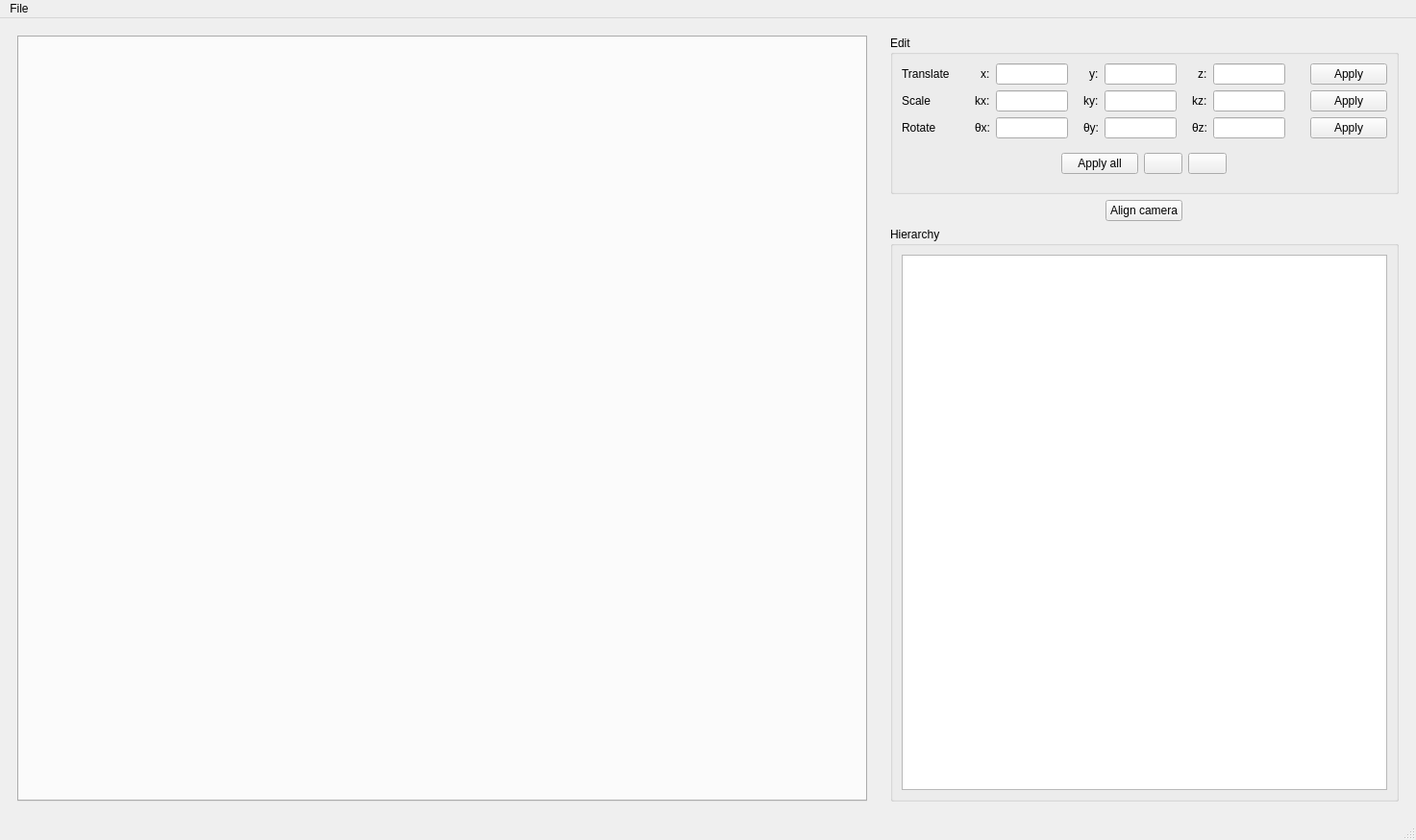
<?xml version="1.0" encoding="UTF-8"?>
<ui version="4.0">
 <class>MainWindow</class>
 <widget class="QMainWindow" name="MainWindow">
  <property name="geometry">
   <rect>
    <x>0</x>
    <y>0</y>
    <width>1473</width>
    <height>874</height>
   </rect>
  </property>
  <property name="minimumSize">
   <size>
    <width>0</width>
    <height>0</height>
   </size>
  </property>
  <property name="windowTitle">
   <string>MainWindow</string>
  </property>
  <property name="autoFillBackground">
   <bool>false</bool>
  </property>
  <property name="styleSheet">
   <string notr="true">@import &quot;:/base/MyTheme.qss&quot;;</string>
  </property>
  <widget class="QWidget" name="centralwidget">
   <layout class="QHBoxLayout" name="horizontalLayout">
    <item>
     <widget class="QStackedWidget" name="stackedWidget">
      <property name="minimumSize">
       <size>
        <width>800</width>
        <height>800</height>
       </size>
      </property>
      <property name="currentIndex">
       <number>1</number>
      </property>
      <widget class="QWidget" name="page_3">
       <layout class="QVBoxLayout" name="verticalLayout_4">
        <item>
         <spacer name="verticalSpacer">
          <property name="orientation">
           <enum>Qt::Vertical</enum>
          </property>
          <property name="sizeType">
           <enum>QSizePolicy::Expanding</enum>
          </property>
          <property name="sizeHint" stdset="0">
           <size>
            <width>20</width>
            <height>200</height>
           </size>
          </property>
         </spacer>
        </item>
        <item alignment="Qt::AlignHCenter|Qt::AlignVCenter">
         <widget class="QLabel" name="label_13">
          <property name="sizePolicy">
           <sizepolicy hsizetype="Fixed" vsizetype="Fixed">
            <horstretch>0</horstretch>
            <verstretch>0</verstretch>
           </sizepolicy>
          </property>
          <property name="styleSheet">
           <string notr="true">font-size: 24pt;</string>
          </property>
          <property name="text">
           <string>&lt;html&gt;&lt;head/&gt;&lt;body&gt;&lt;p&gt;Editor is empty&lt;/p&gt;&lt;/body&gt;&lt;/html&gt;</string>
          </property>
          <property name="alignment">
           <set>Qt::AlignCenter</set>
          </property>
         </widget>
        </item>
        <item>
         <spacer name="verticalSpacer_2">
          <property name="orientation">
           <enum>Qt::Vertical</enum>
          </property>
          <property name="sizeHint" stdset="0">
           <size>
            <width>20</width>
            <height>200</height>
           </size>
          </property>
         </spacer>
        </item>
       </layout>
      </widget>
      <widget class="QWidget" name="page_4">
       <layout class="QVBoxLayout" name="verticalLayout_5">
        <item>
         <widget class="QTabWidget" name="tabWidget">
          <property name="tabPosition">
           <enum>QTabWidget::North</enum>
          </property>
          <property name="tabShape">
           <enum>QTabWidget::Rounded</enum>
          </property>
          <property name="currentIndex">
           <number>0</number>
          </property>
          <property name="tabsClosable">
           <bool>true</bool>
          </property>
          <property name="movable">
           <bool>true</bool>
          </property>
         <!-- <widget class="QWidget" name="tab">-->
           <!--<attribute name="title">-->
            <!--<string>Tab 1</string>-->
           <!--</attribute>-->
           <!--<layout class="QVBoxLayout" name="verticalLayout_6"/>-->
          <!--</widget>-->
          <!--<widget class="QWidget" name="tab_2">-->
           <!--<attribute name="title">-->
            <!--<string>Tab 2</string>-->
           <!--</attribute>-->
          <!--</widget>-->
         </widget>
        </item>
       </layout>
      </widget>
     </widget>
    </item>
    <item>
     <widget class="QWidget" name="widget_2" native="true">
      <property name="sizePolicy">
       <sizepolicy hsizetype="Fixed" vsizetype="Preferred">
        <horstretch>0</horstretch>
        <verstretch>0</verstretch>
       </sizepolicy>
      </property>
      <layout class="QVBoxLayout" name="verticalLayout">
       <item>
        <widget class="QGroupBox" name="groupBox">
         <property name="sizePolicy">
          <sizepolicy hsizetype="Expanding" vsizetype="Preferred">
           <horstretch>0</horstretch>
           <verstretch>0</verstretch>
          </sizepolicy>
         </property>
         <property name="title">
          <string>Edit</string>
         </property>
         <layout class="QVBoxLayout" name="verticalLayout_2">
          <item>
           <layout class="QGridLayout" name="gridLayout">
            <item row="2" column="9">
             <widget class="QLineEdit" name="lineEdit_9">
              <property name="sizePolicy">
               <sizepolicy hsizetype="Fixed" vsizetype="Fixed">
                <horstretch>0</horstretch>
                <verstretch>0</verstretch>
               </sizepolicy>
              </property>
              <property name="maximumSize">
               <size>
                <width>75</width>
                <height>16777215</height>
               </size>
              </property>
             </widget>
            </item>
            <item row="1" column="2" alignment="Qt::AlignRight">
             <widget class="QLabel" name="label_7">
              <property name="sizePolicy">
               <sizepolicy hsizetype="Fixed" vsizetype="Preferred">
                <horstretch>0</horstretch>
                <verstretch>0</verstretch>
               </sizepolicy>
              </property>
              <property name="text">
               <string>kx:</string>
              </property>
             </widget>
            </item>
            <item row="2" column="0">
             <widget class="QLabel" name="label_3">
              <property name="text">
               <string>Rotate</string>
              </property>
             </widget>
            </item>
            <item row="0" column="8" alignment="Qt::AlignRight">
             <widget class="QLabel" name="label_6">
              <property name="sizePolicy">
               <sizepolicy hsizetype="Fixed" vsizetype="Preferred">
                <horstretch>0</horstretch>
                <verstretch>0</verstretch>
               </sizepolicy>
              </property>
              <property name="text">
               <string>z:</string>
              </property>
             </widget>
            </item>
            <item row="2" column="8" alignment="Qt::AlignRight">
             <widget class="QLabel" name="label_12">
              <property name="sizePolicy">
               <sizepolicy hsizetype="Fixed" vsizetype="Preferred">
                <horstretch>0</horstretch>
                <verstretch>0</verstretch>
               </sizepolicy>
              </property>
              <property name="text">
               <string>θz:</string>
              </property>
             </widget>
            </item>
            <item row="0" column="11">
             <widget class="QPushButton" name="pushButton">
              <property name="text">
               <string>Apply</string>
              </property>
             </widget>
            </item>
            <item row="2" column="2" alignment="Qt::AlignRight">
             <widget class="QLabel" name="label_10">
              <property name="sizePolicy">
               <sizepolicy hsizetype="Fixed" vsizetype="Preferred">
                <horstretch>0</horstretch>
                <verstretch>0</verstretch>
               </sizepolicy>
              </property>
              <property name="text">
               <string>θx:</string>
              </property>
             </widget>
            </item>
            <item row="0" column="3">
             <widget class="QLineEdit" name="lineEdit">
              <property name="sizePolicy">
               <sizepolicy hsizetype="Fixed" vsizetype="Fixed">
                <horstretch>0</horstretch>
                <verstretch>0</verstretch>
               </sizepolicy>
              </property>
              <property name="maximumSize">
               <size>
                <width>75</width>
                <height>16777215</height>
               </size>
              </property>
              <property name="inputMask">
               <string/>
              </property>
             </widget>
            </item>
            <item row="0" column="2" alignment="Qt::AlignRight">
             <widget class="QLabel" name="label_4">
              <property name="sizePolicy">
               <sizepolicy hsizetype="Fixed" vsizetype="Preferred">
                <horstretch>0</horstretch>
                <verstretch>0</verstretch>
               </sizepolicy>
              </property>
              <property name="text">
               <string>x:</string>
              </property>
             </widget>
            </item>
            <item row="1" column="6">
             <widget class="QLineEdit" name="lineEdit_5">
              <property name="sizePolicy">
               <sizepolicy hsizetype="Fixed" vsizetype="Fixed">
                <horstretch>0</horstretch>
                <verstretch>0</verstretch>
               </sizepolicy>
              </property>
              <property name="maximumSize">
               <size>
                <width>75</width>
                <height>16777215</height>
               </size>
              </property>
             </widget>
            </item>
            <item row="1" column="5" alignment="Qt::AlignRight">
             <widget class="QLabel" name="label_8">
              <property name="sizePolicy">
               <sizepolicy hsizetype="Fixed" vsizetype="Preferred">
                <horstretch>0</horstretch>
                <verstretch>0</verstretch>
               </sizepolicy>
              </property>
              <property name="text">
               <string>ky:</string>
              </property>
             </widget>
            </item>
            <item row="2" column="5" alignment="Qt::AlignRight">
             <widget class="QLabel" name="label_11">
              <property name="sizePolicy">
               <sizepolicy hsizetype="Fixed" vsizetype="Preferred">
                <horstretch>0</horstretch>
                <verstretch>0</verstretch>
               </sizepolicy>
              </property>
              <property name="text">
               <string>θy:</string>
              </property>
             </widget>
            </item>
            <item row="0" column="6">
             <widget class="QLineEdit" name="lineEdit_4">
              <property name="sizePolicy">
               <sizepolicy hsizetype="Fixed" vsizetype="Fixed">
                <horstretch>0</horstretch>
                <verstretch>0</verstretch>
               </sizepolicy>
              </property>
              <property name="maximumSize">
               <size>
                <width>75</width>
                <height>16777215</height>
               </size>
              </property>
             </widget>
            </item>
            <item row="2" column="6">
             <widget class="QLineEdit" name="lineEdit_6">
              <property name="sizePolicy">
               <sizepolicy hsizetype="Fixed" vsizetype="Fixed">
                <horstretch>0</horstretch>
                <verstretch>0</verstretch>
               </sizepolicy>
              </property>
              <property name="maximumSize">
               <size>
                <width>75</width>
                <height>16777215</height>
               </size>
              </property>
             </widget>
            </item>
            <item row="1" column="3">
             <widget class="QLineEdit" name="lineEdit_2">
              <property name="sizePolicy">
               <sizepolicy hsizetype="Fixed" vsizetype="Fixed">
                <horstretch>0</horstretch>
                <verstretch>0</verstretch>
               </sizepolicy>
              </property>
              <property name="maximumSize">
               <size>
                <width>75</width>
                <height>16777215</height>
               </size>
              </property>
             </widget>
            </item>
            <item row="2" column="11">
             <widget class="QPushButton" name="pushButton_3">
              <property name="text">
               <string>Apply</string>
              </property>
             </widget>
            </item>
            <item row="1" column="11">
             <widget class="QPushButton" name="pushButton_2">
              <property name="text">
               <string>Apply</string>
              </property>
             </widget>
            </item>
            <item row="1" column="9">
             <widget class="QLineEdit" name="lineEdit_8">
              <property name="sizePolicy">
               <sizepolicy hsizetype="Fixed" vsizetype="Fixed">
                <horstretch>0</horstretch>
                <verstretch>0</verstretch>
               </sizepolicy>
              </property>
              <property name="maximumSize">
               <size>
                <width>75</width>
                <height>16777215</height>
               </size>
              </property>
             </widget>
            </item>
            <item row="0" column="5" alignment="Qt::AlignRight">
             <widget class="QLabel" name="label_5">
              <property name="sizePolicy">
               <sizepolicy hsizetype="Fixed" vsizetype="Preferred">
                <horstretch>0</horstretch>
                <verstretch>0</verstretch>
               </sizepolicy>
              </property>
              <property name="text">
               <string>y:</string>
              </property>
             </widget>
            </item>
            <item row="0" column="9">
             <widget class="QLineEdit" name="lineEdit_7">
              <property name="sizePolicy">
               <sizepolicy hsizetype="Fixed" vsizetype="Fixed">
                <horstretch>0</horstretch>
                <verstretch>0</verstretch>
               </sizepolicy>
              </property>
              <property name="maximumSize">
               <size>
                <width>75</width>
                <height>16777215</height>
               </size>
              </property>
             </widget>
            </item>
            <item row="1" column="8" alignment="Qt::AlignRight">
             <widget class="QLabel" name="label_9">
              <property name="sizePolicy">
               <sizepolicy hsizetype="Fixed" vsizetype="Preferred">
                <horstretch>0</horstretch>
                <verstretch>0</verstretch>
               </sizepolicy>
              </property>
              <property name="text">
               <string>kz:</string>
              </property>
             </widget>
            </item>
            <item row="0" column="1" rowspan="3">
             <spacer name="horizontalSpacer">
              <property name="orientation">
               <enum>Qt::Horizontal</enum>
              </property>
              <property name="sizeType">
               <enum>QSizePolicy::Fixed</enum>
              </property>
              <property name="sizeHint" stdset="0">
               <size>
                <width>20</width>
                <height>20</height>
               </size>
              </property>
             </spacer>
            </item>
            <item row="1" column="0">
             <widget class="QLabel" name="label_2">
              <property name="text">
               <string>Scale</string>
              </property>
             </widget>
            </item>
            <item row="0" column="0">
             <widget class="QLabel" name="label">
              <property name="text">
               <string>Translate</string>
              </property>
             </widget>
            </item>
            <item row="2" column="3">
             <widget class="QLineEdit" name="lineEdit_3">
              <property name="sizePolicy">
               <sizepolicy hsizetype="Fixed" vsizetype="Fixed">
                <horstretch>0</horstretch>
                <verstretch>0</verstretch>
               </sizepolicy>
              </property>
              <property name="maximumSize">
               <size>
                <width>75</width>
                <height>16777215</height>
               </size>
              </property>
             </widget>
            </item>
            <item row="0" column="10" rowspan="3">
             <spacer name="horizontalSpacer_2">
              <property name="orientation">
               <enum>Qt::Horizontal</enum>
              </property>
              <property name="sizeType">
               <enum>QSizePolicy::Fixed</enum>
              </property>
              <property name="sizeHint" stdset="0">
               <size>
                <width>20</width>
                <height>20</height>
               </size>
              </property>
             </spacer>
            </item>
            <item row="0" column="7" rowspan="3">
             <spacer name="horizontalSpacer_4">
              <property name="orientation">
               <enum>Qt::Horizontal</enum>
              </property>
              <property name="sizeType">
               <enum>QSizePolicy::Fixed</enum>
              </property>
              <property name="sizeHint" stdset="0">
               <size>
                <width>10</width>
                <height>20</height>
               </size>
              </property>
             </spacer>
            </item>
            <item row="0" column="4" rowspan="3">
             <spacer name="horizontalSpacer_3">
              <property name="orientation">
               <enum>Qt::Horizontal</enum>
              </property>
              <property name="sizeType">
               <enum>QSizePolicy::Fixed</enum>
              </property>
              <property name="sizeHint" stdset="0">
               <size>
                <width>10</width>
                <height>20</height>
               </size>
              </property>
             </spacer>
            </item>
           </layout>
          </item>
          <item alignment="Qt::AlignHCenter">
           <widget class="QWidget" name="widget_3" native="true">
            <layout class="QHBoxLayout" name="horizontalLayout_2">
             <item>
              <widget class="QPushButton" name="pushButton_4">
               <property name="text">
                <string>Apply all</string>
               </property>
              </widget>
             </item>
             <item>
              <widget class="QPushButton" name="pushButton_5">
               <property name="styleSheet">
                <string notr="true"/>
               </property>
               <property name="text">
                <string/>
               </property>
               <property name="icon">
                <iconset resource="../resources/icons/icons.qrc">
                 <normaloff>:/base/undo.png</normaloff>:/base/undo.png</iconset>
               </property>
              </widget>
             </item>
             <item>
              <widget class="QPushButton" name="pushButton_6">
               <property name="text">
                <string/>
               </property>
               <property name="icon">
                <iconset resource="../resources/icons/icons.qrc">
                 <normaloff>:/base/repeat.png</normaloff>:/base/repeat.png</iconset>
               </property>
              </widget>
             </item>
            </layout>
           </widget>
          </item>
         </layout>
        </widget>
       </item>
       <item alignment="Qt::AlignHCenter">
        <widget class="QPushButton" name="pushButton_7">
         <property name="text">
          <string>Align camera</string>
         </property>
        </widget>
       </item>
       <item>
        <widget class="QGroupBox" name="groupBox_2">
         <property name="sizePolicy">
          <sizepolicy hsizetype="Expanding" vsizetype="Preferred">
           <horstretch>0</horstretch>
           <verstretch>0</verstretch>
          </sizepolicy>
         </property>
         <property name="title">
          <string>Hierarchy</string>
         </property>
         <layout class="QVBoxLayout" name="verticalLayout_3">
          <item>
           <widget class="QTreeWidget" name="treeWidget">
            <attribute name="headerVisible">
             <bool>false</bool>
            </attribute>
            <column>
             <property name="text">
              <string notr="true">1</string>
             </property>
            </column>
           </widget>
          </item>
         </layout>
        </widget>
       </item>
      </layout>
     </widget>
    </item>
   </layout>
  </widget>
  <widget class="QMenuBar" name="menubar">
   <property name="geometry">
    <rect>
     <x>0</x>
     <y>0</y>
     <width>1473</width>
     <height>26</height>
    </rect>
   </property>
   <widget class="QMenu" name="menuFile">
    <property name="title">
     <string>File</string>
    </property>
    <addaction name="actionImport"/>
    <addaction name="actionExport"/>
   </widget>
   <addaction name="menuFile"/>
  </widget>
  <widget class="QStatusBar" name="statusbar"/>
  <action name="actionImport">
   <property name="text">
    <string>Import</string>
   </property>
  </action>
  <action name="actionExport">
   <property name="text">
    <string>Export</string>
   </property>
  </action>
 </widget>
 <resources>
  <include location="../resources/icons/icons.qrc"/>
  <include location="../resources/styles/styles.qrc"/>
 </resources>
 <connections/>
</ui>
